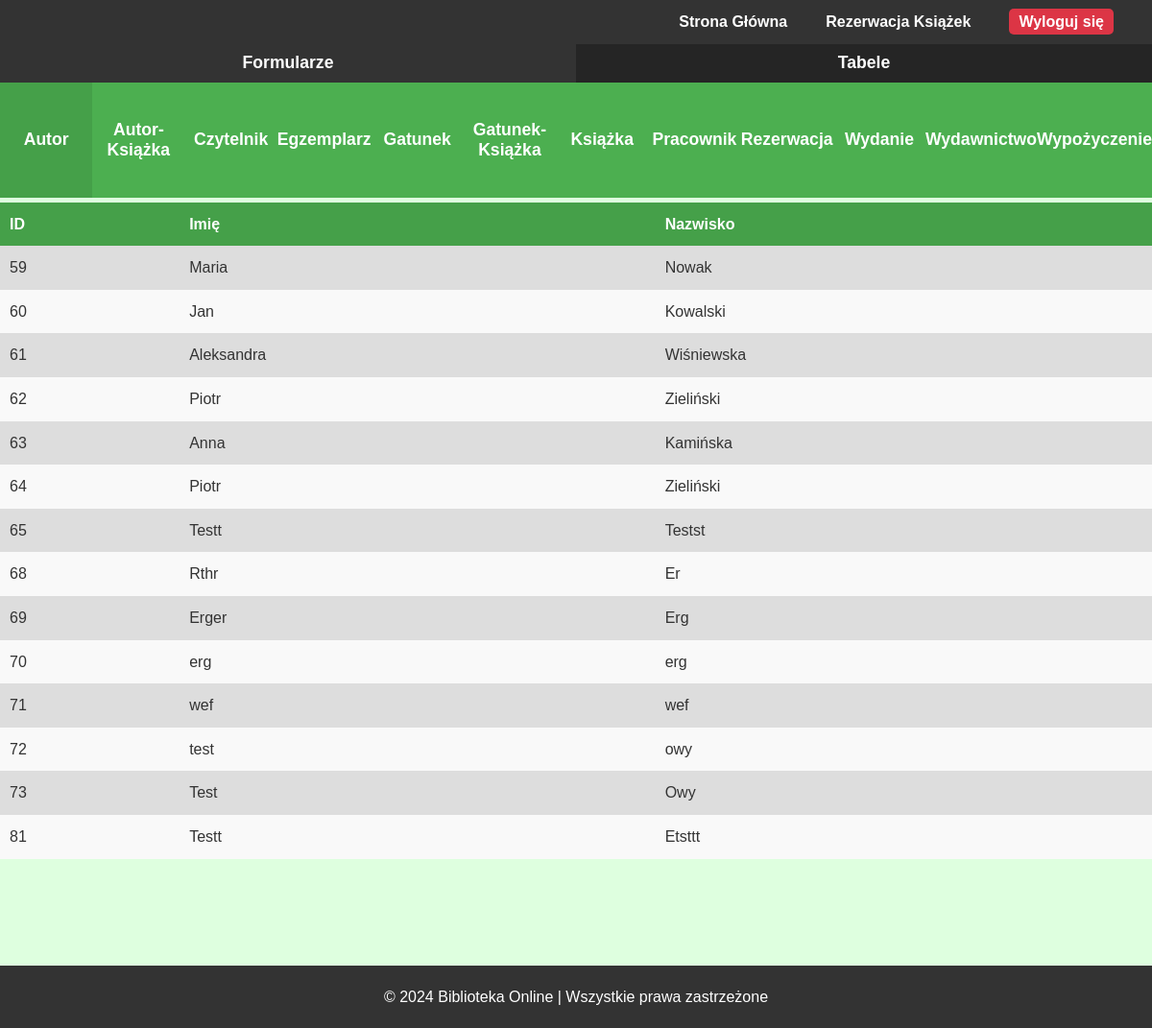
/php/admin/tabele/main_tabela.php (signed in), run on an earlier commit of the app's database.
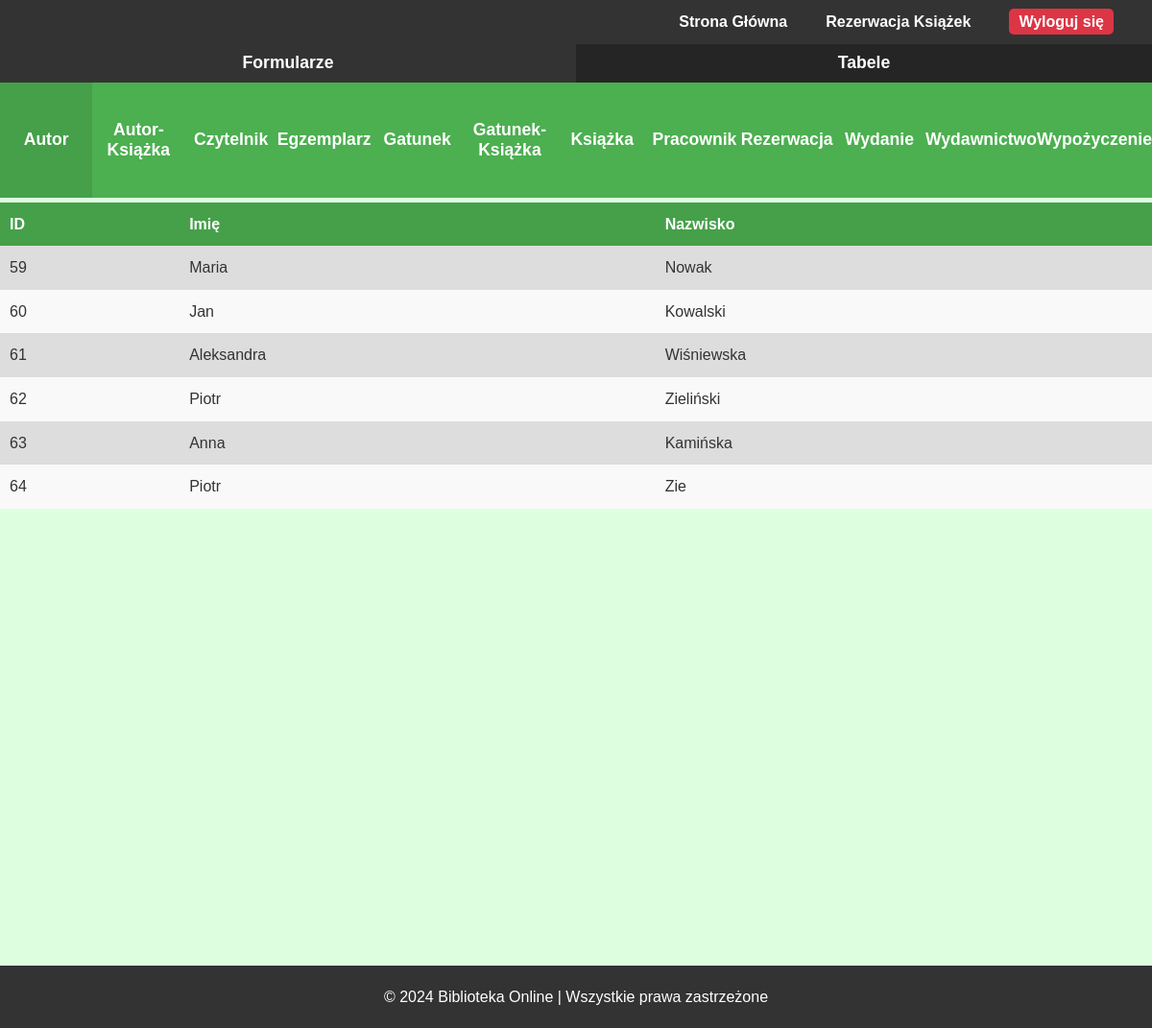
And on a later commit of the database.
### tables this page shows
CREATE TABLE `autor` (
  `ID` int(11) NOT NULL,
  `imie` varchar(50) NOT NULL,
  `nazwisko` varchar(50) NOT NULL
);

### php/admin/tabele/autor_tabela.php (the view)
<section id="tabela">
    <?php
    $sql = "SELECT * FROM autor";
    $result = $conn->query($sql);
    echo "<table>";
    echo "<thead>
            <tr>
                <th>ID</th>
                <th>Imię</th>
                <th>Nazwisko</th>
            </tr>
        </thead>";
    echo "<tbody>";
    if ($result->num_rows > 0)
    {
        while ($row = $result->fetch_assoc())
        {
            echo "<tr>
                    <td>" . $row["ID"] . "</td>
                    <td>" . $row["imie"] . "</td>
                    <td>" . $row["nazwisko"] . "</td>
                </tr>";
        }
    }
    else
    {
        echo "<tr>
                <td colspan='3' class='no-data'>Brak danych</td>
            </tr>";
    }
    echo "</tbody>";
    echo "</table>";
    ?>
</section>

### php/admin/tabele/main_tabela.php (shortened to what this page needs)
<?php
$tabela = isset($_GET['tabela']) ? $_GET['tabela'] : null;
if(!$tabela)
    $tabela = 'autor';
?>
<!DOCTYPE html>
<html lang="pl">
<head>
    <link rel="stylesheet" href="css/style.css">
    <link rel="stylesheet" href="css/admin.css">
</head>
<body>
    <header>
        <nav>
            <ul>
                <li><a href="/Biblioteka/index.php">Strona Główna</a></li>
                <li><a href="/Biblioteka/php/reservation.php">Rezerwacja Książek</a></li>
                <?php if(isset($_SESSION['user_id'])): ?>
                    <li><a href="/Biblioteka/php/logout.php" id="logoutBtn">Wyloguj się</a></li>
                <?php else: ?>
                    <li><a href="/Biblioteka/php/login.php">Zaloguj się</a></li>
                <?php endif; ?>
            </ul>
        </nav>
    </header>
    <section id="pasek">
        <ul>
            <li><a href="php/admin/formularze/main_formularz.php?formularz=<?php echo $tabela; ?>"><button>Formularze</button></a></li>
            <li><button disabled>Tabele</button></li>
        </ul>
    </section>
    <section id="panel">
        <ul>
            <?php
            $tabele = [
                'autor' => 'Autor',
                'autor_ksiazki' => 'Autor-Książka',
                'czytelnik' => 'Czytelnik',
                'egzemplarz' => 'Egzemplarz',
                'gatunek' => 'Gatunek',
                'gatunek_ksiazki' => 'Gatunek-Książka',
                'ksiazka' => 'Książka',
                'pracownik' => 'Pracownik',
                'rezerwacja' => 'Rezerwacja',
                'wydanie' => 'Wydanie',
                'wydawnictwo' => 'Wydawnictwo',
                'wypozyczenie' => 'Wypożyczenie'
            ];
            foreach ($tabele as $key => $value) {
                if ($tabela === $key) {
                    echo "<li><button disabled>$value</button></li>";
                } else {
                    echo "<li><a href='php/admin/tabele/main_tabela.php?tabela=$key'><button>$value</button></a></li>";
                }
            }
            ?>
        </ul>
    </section>
    <?php
        if ($tabela && array_key_exists($tabela, $tabele)){
            include(BASE_PATH . 'php/admin/tabele/' . $tabela . '_tabela.php');
        }
        else {
            echo "<p>Brak tabeli</p>";
        }
    ?>
    <footer>
        <p>&copy; 2024 Biblioteka Online | Wszystkie prawa zastrzeżone</p>
    </footer>
</body>
</html>

What changed in the data, as far as the page shows it:
removed autor: ID "65", imie "Testt", nazwisko "Testst"
removed autor: ID "68", imie "Rthr", nazwisko "Er"
removed autor: ID "69", imie "Erger", nazwisko "Erg"
removed autor: ID "70", imie "erg", nazwisko "erg"
removed autor: ID "71", imie "wef", nazwisko "wef"
removed autor: ID "72", imie "test", nazwisko "owy"
removed autor: ID "73", imie "Test", nazwisko "Owy"
removed autor: ID "81", imie "Testt", nazwisko "Etsttt"
changed autor id 64: nazwisko "Zieliński" → "Zie"
